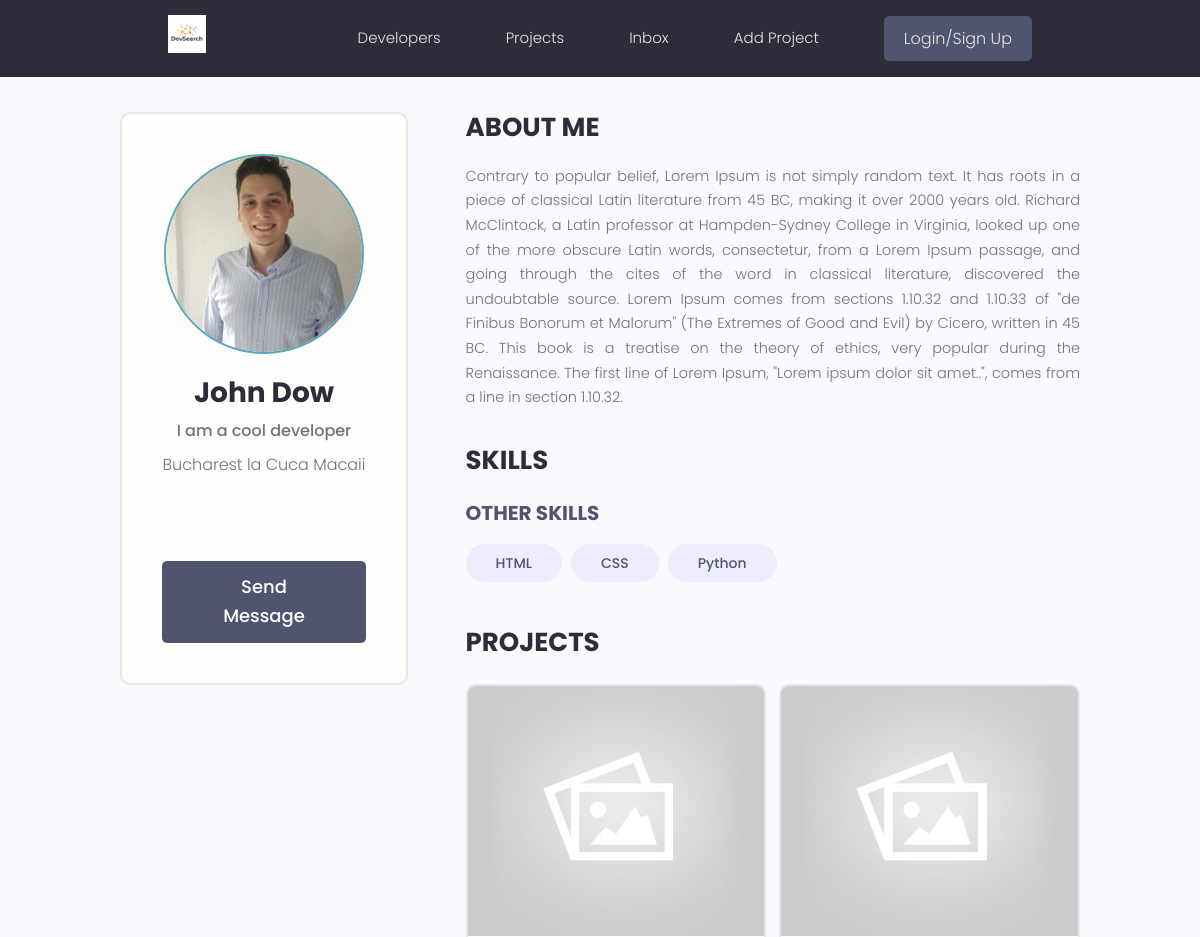
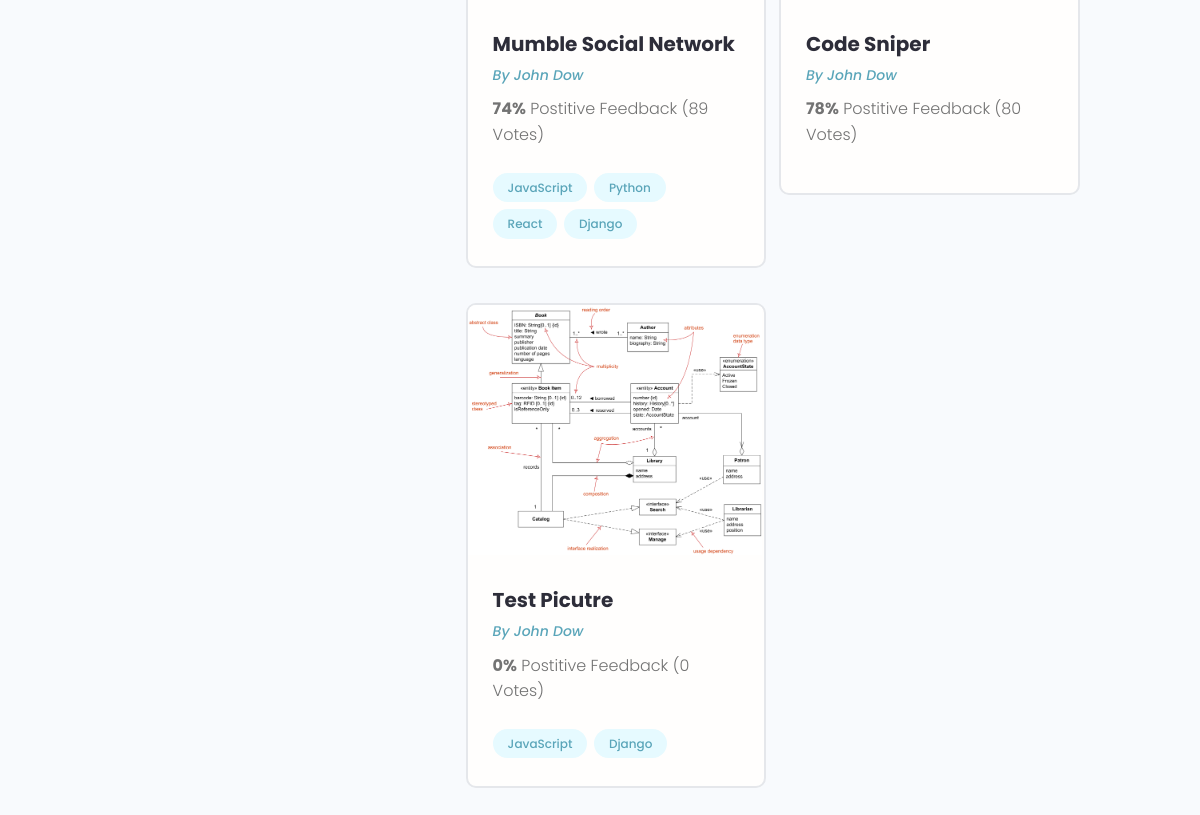
Screenshot of /profile/2338a6f8-5565-48b1-8ea8-e6723da1ca8e with the database file from the repository (2 pictures, top to bottom).
### users/models.py (models this page shows, shortened)
class Profile(models.Model):
    user = models.OneToOneField(User, on_delete=models.CASCADE, null=True, blank=True)
    name = models.CharField(max_length=200, blank=True, null=True)
    email = models.EmailField(max_length=500, blank=True, null=True)
    username = models.CharField(max_length=200, blank=True, null=True)
    location = models.CharField(max_length=200, blank=True, null=True)
    short_intro = models.CharField(max_length=500, blank=True, null=True)
    bio = models.TextField(blank=True, null=True)
    profile_image = models.ImageField(null=True, blank=True, upload_to='profiles/', default='profiles/default.png')
    social_github = models.CharField(max_length=200, blank=True, null=True)
    social_twitter = models.CharField(max_length=200, blank=True, null=True)
    social_linkedin = models.CharField(max_length=200, blank=True, null=True)
    social_website = models.CharField(max_length=200, blank=True, null=True)
    created = models.DateTimeField(auto_now_add=True)
    id = models.UUIDField(default=uuid.uuid4, unique=True, primary_key=True, editable=False)

class Skill(models.Model):
    owner = models.ForeignKey(Profile, on_delete=models.CASCADE, null=True, blank=True)
    name = models.CharField(max_length=200, null=True, blank=True)
    description = models.TextField(null=True, blank=True)
    created = models.DateTimeField(auto_now_add=True)
    id = models.UUIDField(default=uuid.uuid4, unique=True, primary_key=True, editable=False)

### projects/models.py (models this page shows, shortened)
class Project(models.Model):
    owner = models.ForeignKey(Profile, null=True, blank=True, on_delete=models.SET_NULL)
    title = models.CharField(max_length=200)
    description = models.TextField(null=True, blank=True)
    featured_image = models.ImageField(null=True, blank=True, default="default.jpg")
    demo_link = models.CharField(max_length=2000,null=True, blank=True)
    source_link = models.CharField(max_length=2000, null=True, blank=True)
    tags = models.ManyToManyField('Tag', blank=True)
    vote_total = models.IntegerField(default=0, null=True, blank=True)
    vote_ratio = models.IntegerField(default=0, null=True, blank=True)
    created = models.DateTimeField(auto_now_add=True)
    id = models.UUIDField(default=uuid.uuid4, unique=True, primary_key=True, editable=False)

class Tag(models.Model):
    name = models.CharField(max_length=200)
    created = models.DateTimeField(auto_now_add=True)
    id = models.UUIDField(default=uuid.uuid4, unique=True, primary_key=True, editable=False)
    def __str__(self) -> str:
        return self.name

### users/views.py (the view)
# urls.py: path('profile/<str:pk>', views.userProfile, name="user-profile" ),
def userProfile(request, pk):
    profile = Profile.objects.get(id=pk)
    topSkills = profile.skill_set.exclude(description__exact="")
    otherSkills = profile.skill_set.filter(description="")
    context = {'profile': profile, 'topSkills': topSkills, 'otherSkills': otherSkills}
    return render(request,'users/user-profile.html', context)

### users/templates/users/user-profile.html (shortened to what this page needs)
{% extends 'main.html' %}
{% block content %}
<main class="profile my-md">
    <div class="container">
      <div class="layout">
        <div class="column column--1of3">
          <div class="card text-center">
            <div class="card__body dev">
              <img class="avatar avatar--xl" src="{{profile.profile_image.url}}" />
              <h2 class="dev__name">{{profile.name}}</h2>
              <p class="dev__title">{{profile.short_intro}}</p>
              <p class="dev__location">{{profile.location}}</p>
              <ul class="dev__social">
              </ul>
              <a href="#" class="btn btn--sub btn--lg">Send Message </a>
            </div>
          </div>
        </div>
        <div class="column column--2of3">
          <div class="devInfo">
            <h3 class="devInfo__title">About Me</h3>
            <p class="devInfo__about">
                {{profile.bio}}
            </p>
          </div>
          <div class="devInfo">
            <h3 class="devInfo__title">Skills</h3>
            <div class="devInfo__skills">
              <h3 class="devInfo__subtitle">Other Skills</h3>
              <div class="devInfo__otherSkills">
                {% for skill in otherSkills %}
                <span class="tag tag--pill tag--sub tag--lg">
                  <small>{{skill.name}}</small>
                </span>
                {% endfor %}
              </div>
            </div>
          </div>
          <div class="devInfo">
            <h3 class="devInfo__title">Projects</h3>
            <div class="grid grid--two">
              {% for project in profile.project_set.all %}
              <div class="column">
                <div class="card project">
                  <a href="{% url 'project' project.id %}" class="project">
                    <img class="project__thumbnail" src="{{project.featured_image.url}}" alt="project thumbnail" />
                    <div class="card__body">
                      <h3 class="project__title">{{project.title}}</h3>
                      <p><a class="project__author" href="{% url 'user-profile' profile.id %}">By {{project.owner.name}}</a></p>
                      <p class="project--rating">
                        <span style="font-weight: bold;">{{project.vote_ratio}}%</span> Postitive
                        Feedback ({{project.vote_total}} Vote{{project.vote_total|pluralize:"s"}})
                      </p>
                      <div class="project__tags">
                        {% for tag in project.tags.all %}
                        <span class="tag tag--pill tag--main">
                          <small>{{tag}}</small>
                        </span>
                        {% endfor %}
                      </div>
                    </div>
                  </a>
                </div>
              </div>
              {% endfor %}
            </div>
          </div>
        </div>
      </div>
    </div>
  </main>
{% endblock content %}

### static/styles/app.css (style rules this page uses)
:root { --color-sub: #2d2d39; }
.btn--sub { background-color: var(--color-sub-light); }
.card { border: 2px solid var(--color-light); }
img { width: 100%; }
.profile .card > .dev { padding: 4rem; }
.dev__name { color: var(--color-sub); font-size: 2.8rem; font-weight: 700; margin-top: 1rem; margin-bottom: 0.5rem; }
.dev__title { font-size: 1.6rem; font-weight: 500; line-height: 1.3; }
.dev__location { margin-top: 1rem; }
.dev__social { margin: 3rem 0; list-style: none; display: flex; justify-content: center; gap: 1.5rem; }
.devInfo { margin-bottom: 3rem; }
.devInfo__title, .devInfo__subtitle { font-size: 2.6rem; color: var(--color-sub); text-transform: uppercase; font-weight: 700; margin-bottom: 1.5rem; }
.devInfo__subtitle { font-size: 2rem; color: var(--color-sub-light); }
.devInfo__about, .devSkill__info { font-size: 1.45rem; line-height: 1.7; text-align: justify; }
.project__author { font-size: 1.4rem; font-style: italic; }
.project--rating { margin-bottom: 1.6em; margin-top: .5em; }
.project__thumbnail { height: 25rem; object-fit: cover; object-position: top center; }
.project__title { font-size: 2rem; font-weight: 700; color: var(--color-sub); }

### static/uikit/styles/modules/_variables.css (style rules this page uses)
:root { --color-main: #5aa5b9; --color-main-light: #e6faff; --color-sub: #3f4156; --color-sub-light: #51546e; --color-sub-lighter: #ededfd; --color-text: #737373; --color-gray: #8b8b8b; --color-light: #e5e7eb; --color-light-gray: #767676; --color-bg: #f8fafd; --color-white: #fffefd; --color-white-light: #f3f3f3; --color-success: #359e64; --color-success-bg: #def8e8; --color-error: #fc4b0b; --color-error-bg: #fff2ee; --font-base: 'Poppins', arial, helvetica, 'Segoe UI', roboto, ubuntu, sans-serif; --font-monospace: 'Fira Code', 'Courier New', courier, monospace; --font-regular: 300; --font-medium: 500; --font-bold: 700; --generic-shadow: 1px 1px 5px #00000010; --generic-transition: all 0.3s ease-in-out; }

### static/uikit/styles/modules/_base.css (style rules this page uses)
* { margin: 0; padding: 0; box-sizing: border-box; text-rendering: optimizeLegibility; color: inherit; font-size: inherit; }
html { font-size: 50%; }
@media only screen and (min-width: 480px) { html { font-size: 56.25%; } }
@media only screen and (min-width: 1200px) { html { font-size: 62.5%; } }
body { line-height: 1.6; font-weight: 400; font-size: 1.5rem; color: var(--color-text); background-color: var(--color-bg); min-height: 100vh; }

### static/uikit/styles/modules/_typography.css (style rules this page uses)
* { font-family: var(--font-base); }
h2 { font-size: 3.6rem; font-weight: var(--font-bold); }
h3 { font-size: 3.2rem; font-weight: var(--font-medium); }
p, span, strong { font-size: 1.6rem; color: var(--color-text); font-weight: var(--font-regular); }
a { padding-bottom: 2px; text-decoration: none; display: inline-block; color: var(--color-main); font-weight: var(--font-medium); }

### static/uikit/styles/modules/_utilities.css (style rules this page uses)
.container { width: 92%; max-width: 165rem; margin: 0 auto; box-sizing: border-box; }
@media screen and (min-width: 1000px) { .container { width: 90%; } }
@media screen and (min-width: 1200px) { .container { width: 80%; } }
.text-center { text-align: center; }
.my-md { margin: 3rem auto; }

### static/uikit/styles/modules/_avatar.css (style rules this page uses)
.avatar { border-radius: 50%; border: 2px solid var(--color-main); object-fit: cover; }
.avatar--xl { height: 20rem; width: 20rem; }

### static/uikit/styles/modules/_button.css (style rules this page uses)
.btn { display: inline-block; position: relative; cursor: pointer; background-color: var(--color-light); font-weight: var(--font-medium); color: var(--color-sub); text-decoration: none; padding: 1rem 2rem; border-radius: 0.5rem; border: none; width: -webkit-fit-content; width: -moz-fit-content; width: fit-content; height: -webkit-fit-content; height: -moz-fit-content; height: fit-content; font-size: 1.6rem; outline-width: 0; outline-color: transparent; -webkit-backface-visibility: hidden; backface-visibility: hidden; transition: all 0.3s ease-in-out; }
.btn--sub { background-color: var(--color-sub); color: var(--color-white); }
.btn--lg { font-size: 1.8rem; padding: 1.2rem 4.5rem; }

### static/uikit/styles/modules/_card.css (style rules this page uses)
.card { border-radius: 1rem; background-color: var(--color-white); border: 1.5px solid var(--color-light); width: auto; height: auto; margin-top: 0.5rem; margin-bottom: 0.5rem; overflow: hidden; }
.card__body, .card__header { padding: 2rem 2.5rem; }

### static/uikit/styles/modules/_layout.css (style rules this page uses)
.layout { display: flex; flex-flow: row wrap; justify-content: space-between; }
.layout > .column { margin-bottom: 3rem; }
.layout > .column.column--1of3 { flex-basis: 30%; }
.layout > .column.column--2of3 { flex-basis: 64%; }

### rows the page displays
Profile: profile_image (picture), name "John Dow", short_intro "I am a cool developer", location "Bucharest la Cuca Macaii", bio "Contrary to popular belief, Lorem Ipsum is not simply random text. It has roots in a piece of classical Latin literature from 45 BC, making it over 2000 years old. Richard McClintock, a Latin professor at Hampden-Sydney College in Virginia, looked up one of the more obscure Latin words, consectetur, from a Lorem Ipsum passage, and going through the cites of the word in classical literature, discovered the undoubtable source. Lorem Ipsum comes from sections 1.10.32 and 1.10.33 of \"de Finibus Bonorum et Malorum\" (The Extremes of Good and Evil) by Cicero, written in 45 BC. This book is a treatise on the theory of ethics, very popular during the Renaissance. The first line of Lorem Ipsum,…"
Skill: name "HTML"
Skill: name "CSS"
Skill: name "Python"
Project: featured_image (placeholder picture), title "Mumble Social Network", owner.name "John Dow", vote_ratio "74", vote_total "89"
Tag: name "JavaScript"
Tag: name "Python"
Tag: name "React"
Tag: name "Django"
Project: featured_image (placeholder picture), title "Code Sniper", owner.name "John Dow", vote_ratio "78", vote_total "80"
Project: featured_image (picture), title "Test Picutre", owner.name "John Dow", vote_ratio "0", vote_total "0"
